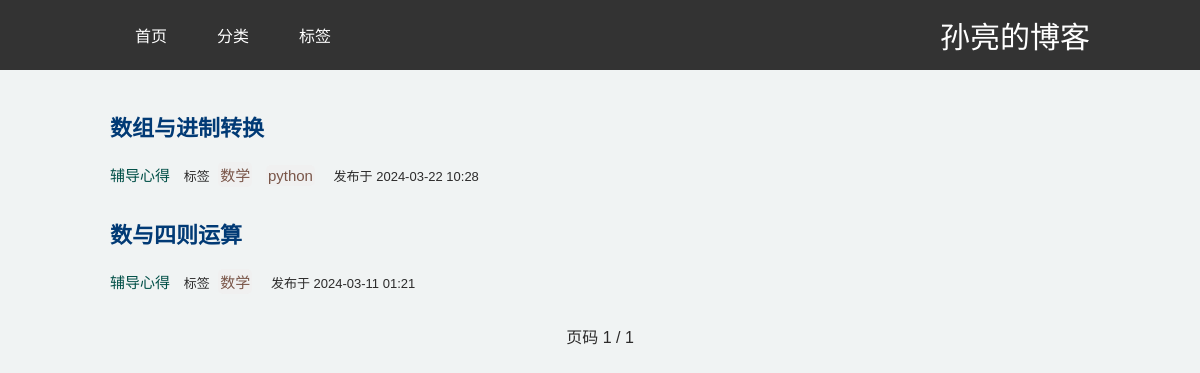
The app's page /category/fu-dao-xin-de/ with its own data.
### blog/models.py (models this page shows, shortened)
class Post(models.Model):
    STATUS_CHOICES = (
        ('draft', '草稿'),
        ('published', '已发布'),
    )
    title = models.CharField(max_length=200, verbose_name='标题', unique=True)
    slug = models.SlugField(max_length=200, unique_for_date='publish_date', verbose_name='Slug')
    author = models.ForeignKey(User, on_delete=models.CASCADE, related_name='blog_posts', verbose_name='作者')
    content = models.TextField(verbose_name='内容')
    publish_date = models.DateTimeField(auto_now_add=True, verbose_name='发布日期')
    last_updated = models.DateTimeField(auto_now=True, verbose_name='最后更新')
    status = models.CharField(max_length=10, choices=STATUS_CHOICES, default='draft', verbose_name='状态')
    category = models.ForeignKey(Category, on_delete=models.CASCADE, related_name='posts', verbose_name='分类')
    tags = models.ManyToManyField(Tag, related_name='posts', verbose_name='标签')
    class Meta:
        ordering = ('-publish_date',)
        verbose_name = '博文'
        verbose_name_plural = '博文'

class Category(models.Model):
    name = models.CharField(max_length=100, unique=True, verbose_name='名称')
    slug = models.SlugField(max_length=100, unique=True, verbose_name='Slug', null=True, blank=True)
    description = models.TextField(blank=True, verbose_name='描述')
    class Meta:
        verbose_name = '分类'
        verbose_name_plural = '分类'

class Tag(models.Model):
    name = models.CharField(max_length=100, unique=True, verbose_name='名称')
    slug = models.SlugField(max_length=100, unique=True, verbose_name='Slug', null=True, blank=True)
    class Meta:
        verbose_name = '标签'
        verbose_name_plural = '标签'

### blog/views.py (the view)
# urls.py: path('category/<slug:category_slug>/', views.category_posts, name='category_posts'),
def category_posts(request, category_slug):
    category = get_object_or_404(Category, slug=category_slug)
    posts_list = Post.objects.filter(category=category, status='published').order_by('-publish_date')
    paginator = Paginator(posts_list, 10)  # 每页10篇文章
    page_number = request.GET.get('page', 1)
    page_obj = paginator.get_page(page_number)
    return render(request, 'blog/category_posts.html', {'category': category, 'page_obj': page_obj})

### templates/blog/category_posts.html (shortened to what this page needs)
{% extends "blog/base.html" %}
{% block content %}
    <div class="content">
        <div id="app">
            {% for post in page_obj %}
                <div class="post">
                    <h2><a href="{% url 'post_detail' slug=post.slug %}" class="post-link">{{ post.title }}</a></h2>
                    <p>
                        <span> <a class="category-link"
                                  href="{% url 'category_posts' category_slug=post.category.slug %}">{{ post.category.name }}</a>
                        </span>
                        <span>
                            标签
                            {% for tag in post.tags.all %}
                                <a class="tag-link" href="{% url 'tag_posts' tag_slug=tag.slug %}">{{ tag.name }}</a>
                            {% endfor %}
                        </span>
                        <span>发布于 {{ post.publish_date|date:"Y-m-d H:i" }}</span>
                    </p>
                </div>
            {% empty %}
                <p>没有找到任何文章。</p>
            {% endfor %}
            <div class="pagination">
                <span>页码 {{ page_obj.number }} / {{ page_obj.paginator.num_pages }}</span>
            </div>
        </div>
    </div>
{% endblock %}

### templates/blog/base.html (style rules this page uses)
body { margin: 0; font-family: Arial, sans-serif; background-color: #f0f3f3; }
.content { padding: 20px; margin: 0 auto; width: 980px; }

### templates/blog/category_posts.html (style rules this page uses)
.post-link { color: #013a75; font-weight: bold; text-decoration: none; font-size: 22px; }
.post { margin-bottom: 30px; }
.category-link { color: #004f47; text-decoration: none; }
.tag-link { color: #795548; background-color: #f0f0f0; border-radius: 5px; padding: 2px 2px; margin-right: 5px; margin-left: 5px; display: inline-block; text-decoration: none; }
span { margin-right: 10px; font-size: 13px; color: #2c2b2b; }
span a { font-size: 15px; }
.pagination a, .pagination span { font-size: 16px; }
.pagination { display: flex; justify-content: center; margin-top: 20px; padding-bottom: 20px; }
.pagination span { margin: 0 10px; }

### records on screen
Post: title "数组与进制转换", category.name "辅导心得", publish_date "2024-03-22 10:28"
Tag: name "数学"
Tag: name "python"
Post: title "数与四则运算", category.name "辅导心得", publish_date "2024-03-11 01:21"

### other values on screen
{{ page_obj.number }} "1"
{{ page_obj.paginator.num_pages }} "1"
